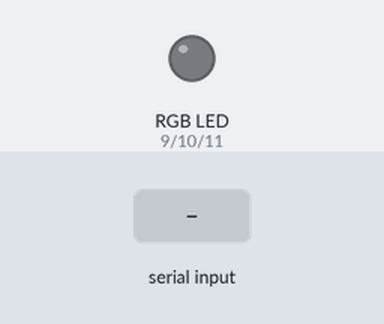
The sketch below on a simulated Arduino Uno, built with avr-gcc and run on an emulated ATmega328P. Shown: an RGB LED mixed from three pins (HIGH = lit). The inputs (shaded band) are chosen by the test bench. Dim RGB values are drawn brighter than linear; what the sketch prints to the serial monitor is not drawn.

Above: at 1.2 s.
1.3 s: "b90\n" received over Serial
At 4.2 s:
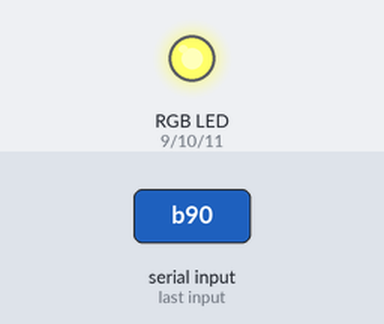
4.3 s: "90:45:200\n" received over Serial
At 6.1 s:
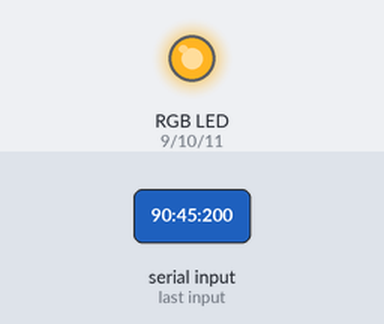
6.8 s: "30:150:10\n" received over Serial
At 9.0 s:
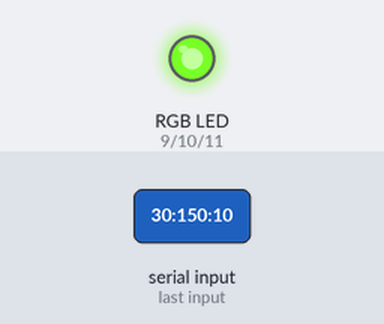
9.3 s: "90:45\n" received over Serial
At 11.0 s:
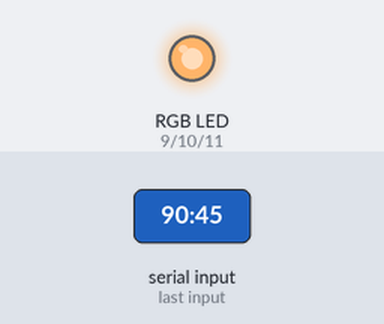
11.8 s: "30:150\n" received over Serial
At 14.0 s:
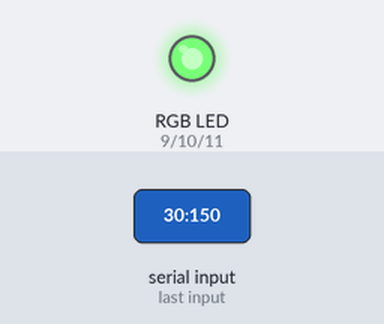
14.3 s: "1\n" received over Serial
At 15.8 s:
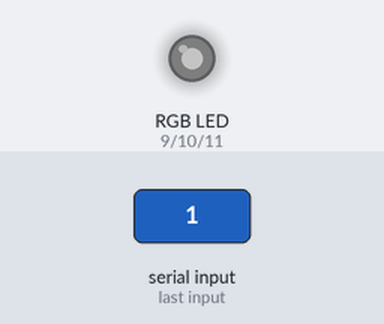
Timing chart, 0 to 17.3 s (numbered marks = the images above; inputs shaded):
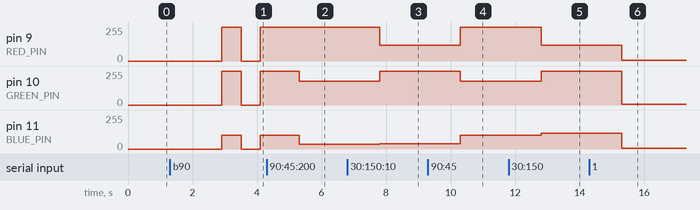

Measured:
- after the input at 1.3 s, pin 9 (RED_PIN), pin 10 (GREEN_PIN): 0/255 → 255/255 after 1.6 s, → 0/255 0.60 s later, → 255/255 0.60 s later; pin 11 (BLUE_PIN): 0/255 → 105/255 after 1.6 s, → 0/255 0.60 s later, → 105/255 0.60 s later
- after the input at 4.3 s, pin 9 (RED_PIN): stops changing and stays 255/255
- after the input at 6.8 s, pin 9 (RED_PIN): 255/255 → 120/255 after 1.0 s; pin 10 (GREEN_PIN): 180/255 → 255/255 after 1.0 s; pin 11 (BLUE_PIN): 34/255 → 40/255 after 1.0 s
- after the input at 9.3 s, pin 9 (RED_PIN): 120/255 → 255/255 after 1.0 s; pin 10 (GREEN_PIN): 255/255 → 180/255 after 1.0 s; pin 11 (BLUE_PIN): 40/255 → 105/255 after 1.0 s
- after the input at 11.8 s, pin 9 (RED_PIN): 255/255 → 120/255 after 1.0 s; pin 10 (GREEN_PIN): 180/255 → 255/255 after 1.0 s; pin 11 (BLUE_PIN): 105/255 → 120/255 after 1.0 s
- after the input at 14.3 s, pin 9 (RED_PIN), pin 11 (BLUE_PIN): 120/255 → 4/255 after 1.0 s; pin 10 (GREEN_PIN): 255/255 → 4/255 after 1.0 s

The sketch:

lightwait.ino
```cpp
#define RED_PIN 9
#define GREEN_PIN 10
#define BLUE_PIN 11

#define INPUT_MAX_VALUE 255
#define OUTPUT_MAX_VALUE 1023
#define BLINK_INTERVAL 600

int *colors = 0;
int numberOfColors = 0;
int currentColor = 0;

//////////////////////////
#define IS_COMMON_ANODE false
const int zeroValue = IS_COMMON_ANODE ? OUTPUT_MAX_VALUE : 0;
//////////////////////////

bool isBlinking = false;

int startChar = 0;
unsigned long lastBlink = 0;

void setup()
{
  Serial.begin(9600);
  pinMode(RED_PIN, OUTPUT);
  pinMode(GREEN_PIN, OUTPUT);
  pinMode(BLUE_PIN, OUTPUT);
  // write the ready signal
  Serial.write("r");

  analogWrite(RED_PIN, zeroValue);
  analogWrite(GREEN_PIN, zeroValue);
  analogWrite(BLUE_PIN, zeroValue);
}

void setColor(int index)
{
  analogWrite(RED_PIN, colors[index + 0]);
  analogWrite(GREEN_PIN, colors[index + 1]);
  analogWrite(BLUE_PIN, colors[index + 2]);
}

/**
 * Parses one color of the format "a:b:c" with a, b and c between 0 and 255.
 * Stores the result in the passed int[3] array between 0 and OUTPUT_MAX_VALUE (1023)
 */
void parseColor(String colorString, int *buf)
{
  int separatorIndex = colorString.indexOf(':');
  int separatorIndex2 = colorString.indexOf(':', separatorIndex + 1);

  String rString = colorString.substring(0, separatorIndex);
  String gString = colorString.substring(separatorIndex + 1, separatorIndex2);
  String bString = colorString.substring(separatorIndex2 + 1);

  int rInt = constrain(rString.toInt(), 0, INPUT_MAX_VALUE);
  int gInt = constrain(gString.toInt(), 0, INPUT_MAX_VALUE);
  int bInt = constrain(bString.toInt(), 0, INPUT_MAX_VALUE);

#if IS_COMMON_ANODE
  buf[0] = map(rInt, 0, INPUT_MAX_VALUE, OUTPUT_MAX_VALUE, 0);
  buf[1] = map(gInt, 0, INPUT_MAX_VALUE, OUTPUT_MAX_VALUE, 0);
  buf[2] = map(bInt, 0, INPUT_MAX_VALUE, OUTPUT_MAX_VALUE, 0);
#else
  buf[0] = map(rInt, 0, INPUT_MAX_VALUE, 0, OUTPUT_MAX_VALUE);
  buf[1] = map(gInt, 0, INPUT_MAX_VALUE, 0, OUTPUT_MAX_VALUE);
  buf[2] = map(bInt, 0, INPUT_MAX_VALUE, 0, OUTPUT_MAX_VALUE);
#endif
}

/**
 * Counts the amount of colors deliverd with the serial String.
 * Does this by counting the number of | delimiters
 */
int countColors(String colorString)
{
  int lastIndex = 0;

  int count = 1;

  while (lastIndex > -1)
  {
    lastIndex = colorString.indexOf("|", lastIndex + 1);
    if (lastIndex > -1)
    {
      count++;
    }
  }

  return count;
}

/**
 * Read new colors from the Serial connection.
 * Call this only when data is available!
 */
void readNewColors()
{
  String inn = Serial.readString();

  isBlinking = inn.charAt(0) == 'b';

  String innWithoutBlinking = isBlinking
                                  ? inn.substring(1)
                                  : inn;

  int inputLength = innWithoutBlinking.length() + 1;
  char inputChars[inputLength];
  innWithoutBlinking.toCharArray(inputChars, inputLength);

  numberOfColors = countColors(innWithoutBlinking);

  // if blinking with one color, add a second color 0:0:0
  bool addBlack = false;
  if (isBlinking && numberOfColors == 1)
  {
    addBlack = true;
    numberOfColors = 2;
  }

  unsigned long colorArraySize = numberOfColors * 3 * sizeof(int);

  // ptr of int array
  if (colors != 0)
  {
    colors = (int *)realloc(colors, colorArraySize);
  }
  else
  {
    colors = (int *)malloc(colorArraySize);
  }

  char *separator = strtok(inputChars, "|");

  int colorIndex = 0;
  while (separator != NULL)
  {
    int colorBuf[3];

    parseColor(String(separator), colorBuf);

    int colorOffset = colorIndex * 3;

    colors[colorOffset + 0] = colorBuf[0];
    colors[colorOffset + 1] = colorBuf[1];
    colors[colorOffset + 2] = colorBuf[2];

    colorIndex++;

    separator = strtok(NULL, "|");
  }

  if (addBlack)
  {
    colors[3] = zeroValue;
    colors[4] = zeroValue;
    colors[5] = zeroValue;
  }

  currentColor = 0;
  setColor(currentColor);
}

void loop()
{
  while (Serial.available() > 0)
  {
    readNewColors();
  }

  if (isBlinking)
  {
    unsigned long currentMillis = millis();

    if ((unsigned long)(currentMillis - lastBlink) >= BLINK_INTERVAL)
    {
      currentColor = (currentColor + 1) % numberOfColors;
      setColor(currentColor * 3);

      lastBlink = currentMillis;
    }
  }
}
```
